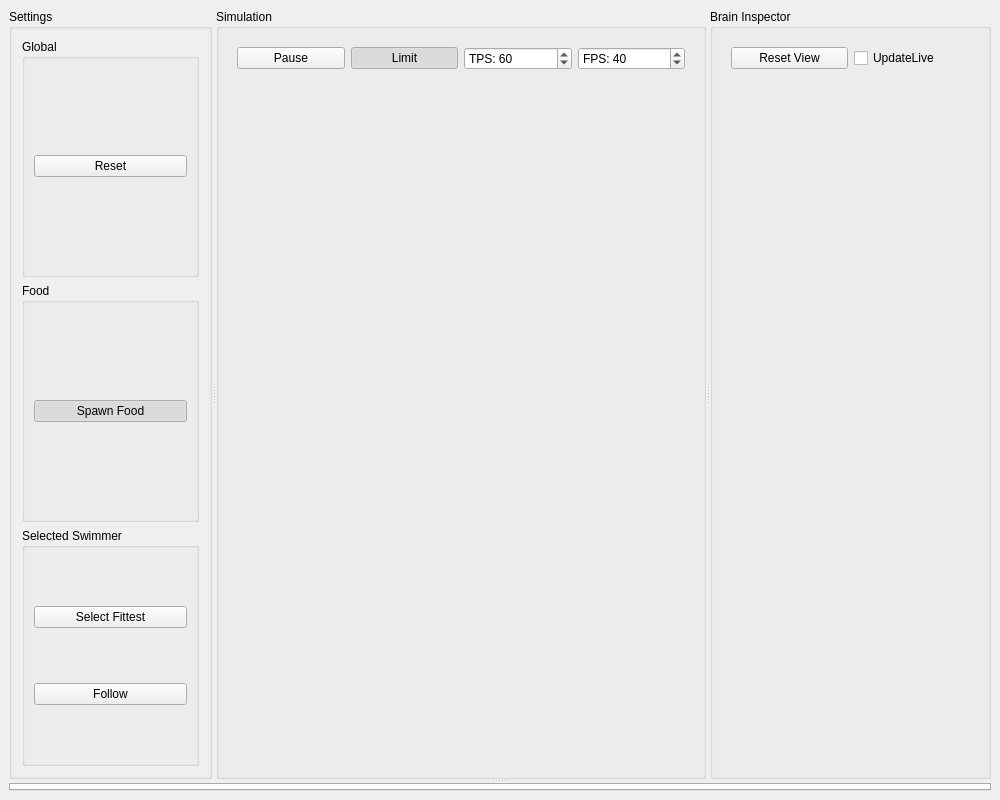
<?xml version="1.0" encoding="UTF-8"?>
<ui version="4.0">
 <class>MainWindow</class>
 <widget class="QMainWindow" name="MainWindow">
  <property name="geometry">
   <rect>
    <x>0</x>
    <y>0</y>
    <width>1000</width>
    <height>800</height>
   </rect>
  </property>
  <property name="windowTitle">
   <string>MainWindow</string>
  </property>
  <widget class="QWidget" name="mainWindowLayout">
   <layout class="QVBoxLayout" name="verticalLayout_2">
    <item>
     <widget class="QSplitter" name="verticalSplitter">
      <property name="orientation">
       <enum>Qt::Vertical</enum>
      </property>
      <property name="childrenCollapsible">
       <bool>false</bool>
      </property>
      <widget class="QWidget" name="horizontalLayout" native="true">
       <layout class="QHBoxLayout" name="horizontalLayout_3">
        <item>
         <widget class="QSplitter" name="horizontalSplitter">
          <property name="frameShape">
           <enum>QFrame::NoFrame</enum>
          </property>
          <property name="orientation">
           <enum>Qt::Horizontal</enum>
          </property>
          <property name="childrenCollapsible">
           <bool>false</bool>
          </property>
          <widget class="QGroupBox" name="settingsPanel">
           <property name="title">
            <string>Settings</string>
           </property>
           <layout class="QVBoxLayout" name="verticalLayout_4">
            <property name="spacing">
             <number>0</number>
            </property>
            <property name="leftMargin">
             <number>1</number>
            </property>
            <property name="topMargin">
             <number>1</number>
            </property>
            <property name="rightMargin">
             <number>1</number>
            </property>
            <property name="bottomMargin">
             <number>1</number>
            </property>
            <item>
             <widget class="QScrollArea" name="settingsScrollPanel">
              <property name="sizePolicy">
               <sizepolicy hsizetype="Preferred" vsizetype="Expanding">
                <horstretch>0</horstretch>
                <verstretch>0</verstretch>
               </sizepolicy>
              </property>
              <property name="frameShape">
               <enum>QFrame::NoFrame</enum>
              </property>
              <property name="verticalScrollBarPolicy">
               <enum>Qt::ScrollBarAsNeeded</enum>
              </property>
              <property name="horizontalScrollBarPolicy">
               <enum>Qt::ScrollBarAlwaysOff</enum>
              </property>
              <property name="widgetResizable">
               <bool>true</bool>
              </property>
              <widget class="QWidget" name="scrollAreaWidgetContents">
               <property name="geometry">
                <rect>
                 <x>0</x>
                 <y>0</y>
                 <width>180</width>
                 <height>707</height>
                </rect>
               </property>
               <layout class="QVBoxLayout" name="verticalLayout_5">
                <item>
                 <widget class="QGroupBox" name="globalSettingsGroup">
                  <property name="title">
                   <string>Global</string>
                  </property>
                  <layout class="QVBoxLayout" name="verticalLayout_6">
                   <item>
                    <widget class="QPushButton" name="resetAllButton">
                     <property name="text">
                      <string>Reset</string>
                     </property>
                    </widget>
                   </item>
                  </layout>
                 </widget>
                </item>
                <item>
                 <widget class="QGroupBox" name="foodSettingsGroup">
                  <property name="title">
                   <string>Food</string>
                  </property>
                  <layout class="QVBoxLayout" name="verticalLayout_7">
                   <item>
                    <widget class="QPushButton" name="spawnFoodToggle">
                     <property name="text">
                      <string>Spawn Food</string>
                     </property>
                     <property name="checkable">
                      <bool>true</bool>
                     </property>
                     <property name="checked">
                      <bool>true</bool>
                     </property>
                    </widget>
                   </item>
                  </layout>
                 </widget>
                </item>
                <item>
                 <widget class="QGroupBox" name="selectedSwimmerGroup">
                  <property name="title">
                   <string>Selected Swimmer</string>
                  </property>
                  <layout class="QVBoxLayout" name="verticalLayout_8">
                   <item>
                    <widget class="QPushButton" name="selectFittestButton">
                     <property name="text">
                      <string>Select Fittest</string>
                     </property>
                    </widget>
                   </item>
                   <item>
                    <widget class="QPushButton" name="followSelectedToggle">
                     <property name="text">
                      <string>Follow</string>
                     </property>
                     <property name="checkable">
                      <bool>true</bool>
                     </property>
                    </widget>
                   </item>
                  </layout>
                 </widget>
                </item>
               </layout>
              </widget>
             </widget>
            </item>
           </layout>
          </widget>
          <widget class="QGroupBox" name="universePanel">
           <property name="title">
            <string>Simulation</string>
           </property>
           <layout class="QVBoxLayout" name="verticalLayout_3">
            <item>
             <widget class="QWidget" name="universeSettings" native="true">
              <property name="sizePolicy">
               <sizepolicy hsizetype="Preferred" vsizetype="Maximum">
                <horstretch>0</horstretch>
                <verstretch>0</verstretch>
               </sizepolicy>
              </property>
              <layout class="QHBoxLayout" name="horizontalLayout_4">
               <item>
                <widget class="QPushButton" name="pauseButton">
                 <property name="text">
                  <string>Pause</string>
                 </property>
                 <property name="checkable">
                  <bool>true</bool>
                 </property>
                </widget>
               </item>
               <item>
                <widget class="QPushButton" name="limitButton">
                 <property name="text">
                  <string>Limit</string>
                 </property>
                 <property name="checkable">
                  <bool>true</bool>
                 </property>
                 <property name="checked">
                  <bool>true</bool>
                 </property>
                </widget>
               </item>
               <item>
                <widget class="QSpinBox" name="tpsSelector">
                 <property name="prefix">
                  <string>TPS: </string>
                 </property>
                 <property name="maximum">
                  <number>120</number>
                 </property>
                 <property name="value">
                  <number>60</number>
                 </property>
                </widget>
               </item>
               <item>
                <widget class="QSpinBox" name="fpsSelector">
                 <property name="prefix">
                  <string>FPS: </string>
                 </property>
                 <property name="maximum">
                  <number>120</number>
                 </property>
                 <property name="singleStep">
                  <number>10</number>
                 </property>
                 <property name="value">
                  <number>40</number>
                 </property>
                </widget>
               </item>
              </layout>
             </widget>
            </item>
            <item>
             <widget class="UniverseWidget" name="universe" native="true"/>
            </item>
           </layout>
          </widget>
          <widget class="QGroupBox" name="inspectorPanel">
           <property name="title">
            <string>Brain Inspector</string>
           </property>
           <layout class="QVBoxLayout" name="verticalLayout">
            <item>
             <widget class="QWidget" name="inspectorSettings" native="true">
              <property name="sizePolicy">
               <sizepolicy hsizetype="Preferred" vsizetype="Maximum">
                <horstretch>0</horstretch>
                <verstretch>0</verstretch>
               </sizepolicy>
              </property>
              <layout class="QHBoxLayout" name="horizontalLayout_2">
               <item>
                <widget class="QPushButton" name="resetInspectorView">
                 <property name="text">
                  <string>Reset View</string>
                 </property>
                </widget>
               </item>
               <item>
                <widget class="QCheckBox" name="liveUpdateSelector">
                 <property name="text">
                  <string>UpdateLive</string>
                 </property>
                </widget>
               </item>
              </layout>
             </widget>
            </item>
            <item>
             <widget class="NeuralNetworkInspector" name="inspector" native="true"/>
            </item>
           </layout>
          </widget>
         </widget>
        </item>
       </layout>
      </widget>
      <widget class="QTabWidget" name="graphs">
       <property name="usesScrollButtons">
        <bool>false</bool>
       </property>
       <property name="tabsClosable">
        <bool>false</bool>
       </property>
      </widget>
     </widget>
    </item>
   </layout>
  </widget>
  <widget class="QMenuBar" name="menubar">
   <property name="geometry">
    <rect>
     <x>0</x>
     <y>0</y>
     <width>1000</width>
     <height>21</height>
    </rect>
   </property>
  </widget>
 </widget>
 <customwidgets>
  <customwidget>
   <class>UniverseWidget</class>
   <extends>QWidget</extends>
   <header>UniverseWidget.h</header>
   <container>1</container>
  </customwidget>
  <customwidget>
   <class>NeuralNetworkInspector</class>
   <extends>QWidget</extends>
   <header>NeuralNetworkInspector.h</header>
   <container>1</container>
  </customwidget>
 </customwidgets>
 <resources/>
 <connections/>
</ui>
